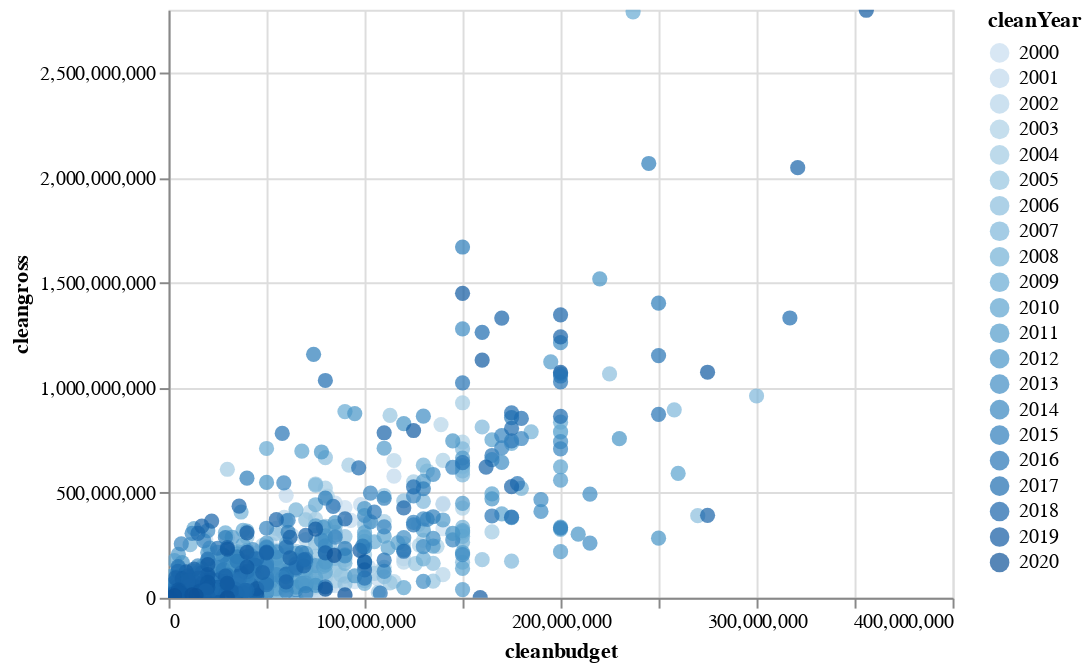

The notebook cell saved with this chart:
### Code cell
alt.Chart(Over_million).mark_circle(size=60).encode(
    x='cleanbudget',
    y='cleangross',
    color='cleanYear:O',
    tooltip=['title', 'cleanYear', 'cleanbudget', 'cleangross']
).interactive()

### Figure 1 — Vega-Lite specification as saved in the notebook (floating-point values rounded to 4 significant figures; data arrays with more than 128 entries replaced by an {"elided": "..."} marker saying what was removed)
{"config": {"view": {"continuousWidth": 400, "continuousHeight": 300}}, "data": {"name": "data-e77c5ae578ea18ae4018f239c3718847"}, "mark": {"type": "circle", "size": 60}, "encoding": {"color": {"type": "ordinal", "field": "cleanYear"}, "tooltip": [{"type": "nominal", "field": "title"}, {"type": "quantitative", "field": "cleanYear"}, {"type": "quantitative", "field": "cleanbudget"}, {"type": "quantitative", "field": "cleangross"}], "x": {"type": "quantitative", "field": "cleanbudget"}, "y": {"type": "quantitative", "field": "cleangross"}}, "selection": {"selector002": {"type": "interval", "bind": "scales", "encodings": ["x", "y"]}}, "$schema": "https://vega.github.io/schema/vega-lite/v4.8.1.json", "datasets": {"data-e77c5ae578ea18ae4018f239c3718847": {"elided": "2372 records"}}}
